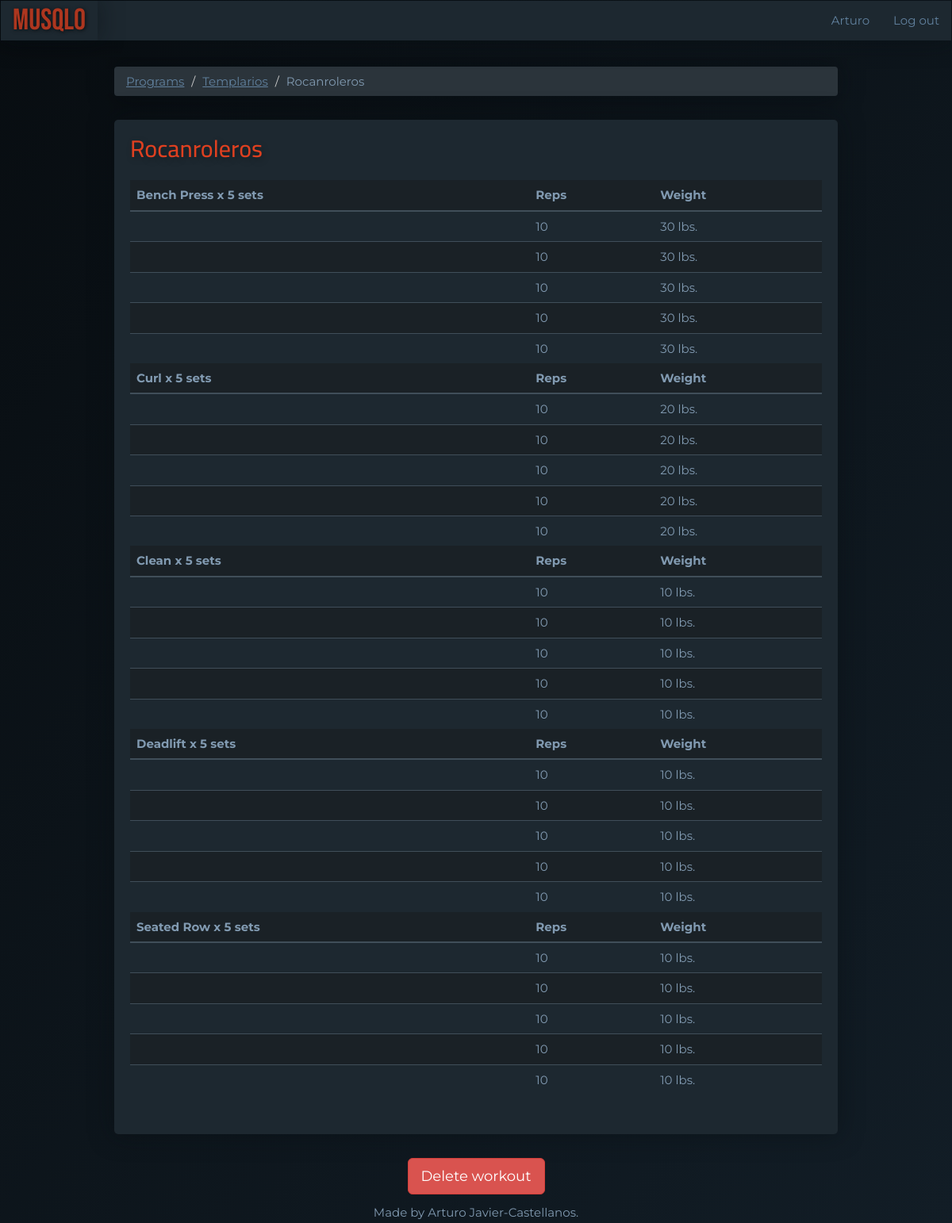
Page /workouts/27 (signed in) on the committed database.
### main.py (models this page shows)
class User(UserMixin, db.Model):
    __tablename__ = "users"
    id = Column(Integer, primary_key=True)
    email = Column(String(100), unique=True)
    password = Column(String(100))
    name = Column(String(100))
    program_templates = relationship("ProgramTemplate", back_populates="user")
    programs = relationship("Program", back_populates="user")

class Program(db.Model):
    __tablename__ = "programs"
    id = Column(Integer, primary_key=True)
    user_id = Column(Integer, ForeignKey("users.id"))
    user = relationship("User", back_populates="programs")
    name = Column(String(200), nullable=False)
    weeks = Column(Integer, nullable=False)
    workouts = relationship("Workout", back_populates="parent_program")

class Workout(db.Model):
    __tablename__ = "workouts"
    id = Column(Integer, primary_key=True)
    name = Column(String(200), nullable=False)
    week = Column(Integer, nullable=False)
    date = Column(Date, nullable=False)
    program_id = Column(Integer, ForeignKey("programs.id"))
    parent_program = relationship("Program", back_populates="workouts")
    exercises = relationship("Exercise", back_populates="parent_workout")

class Exercise(db.Model):
    __tablename__ = "exercises"
    id = Column(Integer, primary_key=True)
    type = Column(String(200), nullable=False)
    workout_id = Column(Integer, ForeignKey("workouts.id"))
    parent_workout = relationship("Workout", back_populates="exercises")
    sets = relationship("Set", back_populates="parent_exercise")

class Set(db.Model):
    __tablename__ = "sets"
    id = Column(Integer, primary_key=True)
    weight = Column(Integer, nullable=False)
    reps = Column(Integer, nullable=False)
    order = Column(Integer, nullable=False)
    completed = Column(Boolean, nullable=False)
    exercise_id = Column(Integer, ForeignKey("exercises.id"))
    parent_exercise = relationship("Exercise", back_populates="sets")

### main.py (the view)
@app.route("/workouts/<int:workout_id>", methods=["GET", "POST"])
@protect_workout
def show_workout(workout_id):
    requested_workout = Workout.query.get(workout_id)
    return render_template("show-workout.html", workout=requested_workout)

### main.py (called while the page is built)
@login_manager.user_loader
def load_user(user_id):
    try:
        return User.query.get(int(user_id))
    except ValueError:
        return None

def protect_workout(f):
    @wraps(f)
    def decorated_function(workout_id, *args, **kwargs):
        requested_workout = Workout.query.get(workout_id)
        if requested_workout.parent_program.user_id != current_user.id:
            return abort(403)
        return f(workout_id, *args, **kwargs)
    return decorated_function

### templates/show-workout.html
{% extends 'bootstrap/base.html' %}
{% import "bootstrap/wtf.html" as wtf %}
{% block content %}
{% include "header.html" %}
<ol class="breadcrumb">
  <li><a href="{{url_for('dashboard')}}">Programs</a></li>
 <li><a href="{{url_for('show_program', program_id=workout.parent_program.id, week=workout.week)}}">{{workout.parent_program.name}}</a></li>
  <li class="active">{{ workout.name }}</li>
</ol>
<div class="card">
    <h2 class="card-title">{{ workout.name }}</h2>
    <table class="table">
        {% for exercise in workout.exercises: %}
            <thead>
                <tr>
                    <th scope="col">{{exercise.type}} x {{ exercise.sets|count }} sets</th>
                    <th scope="col">Reps</th>
                    <th scope="col">Weight</th>
                </tr>
            </thead>
            <tbody>
            {% for set in exercise.sets|reverse: %}
                <tr>
                    <td></td>
                    <td>{{set.reps}}</td>
                    <td>{{set.weight}} lbs.</td>
                </tr>
            {% endfor %}
            </tbody>
        {% endfor %}
    </table>
</div>
<div class="text-center">
    <a class="btn btn-lg btn-danger" href="{{url_for('delete_workout', workout_id=workout.id, week=workout.week)}}">Delete workout</a>
</div>
{% include "footer.html" %}
{% endblock %}

### templates/header.html (shortened to what this page needs)
<!DOCTYPE html>
<html lang="en">
<head>
    <link href="{{ url_for('static', filename='css/styles.css')}}" rel="stylesheet">
</head>
<body>
<div id="wrap">
<nav class="navbar navbar-inverted" role="navigation">
  <div class="navbar-header">
    <a class="navbar-brand" href="{{url_for('home')}}">MUSQLO</a>
  </div>
  <div class="collapse navbar-collapse" id="navbar-links">
  <ul class="nav navbar-nav navbar-right">
    {% if current_user.is_authenticated: %}
    <li><a href="{{url_for('user')}}">{{ current_user.name }}</a></li>
    <li><a href="{{url_for('logout')}}">Log out</a></li>
    {% else: %}
    <li><a href="{{ url_for('home',_anchor='login') }}">Log in</a></li>
    <li><a href="{{ url_for('register') }}">Register</a></li>
    {% endif %}
  </ul>
  </div>
</nav>
<div id="main">
<div class="container-fluid">

### static/css/styles.css (style rules this page uses)
body { font-family: 'Montserrat', sans-serif; font-size: 1.5rem; color: #819ab1; background: linear-gradient(to bottom right, #080d11, #121d26) fixed; }
.container-fluid { padding: 1% 12%; }
.card { background-color: #1d2830; border-radius: 5px; box-shadow: 0px 0 30px rgba(8, 13, 17, 0.5); padding: 0 20px 30px; margin-bottom: 30px; }
.breadcrumb { background-color: #2b343b; box-shadow: 0px 0 30px rgba(8, 13, 17, 0.5); margin-bottom: 30px; }
.breadcrumb > .active { font-family: 'Montserrat', sans-serif; color: #819ab1; }
.breadcrumb a { color: #61819e; text-decoration: underline; }
.card-title { font-family: 'Cairo', sans-serif; font-size: 3rem; color: #df4020; padding: 20px 0 15px; margin: 0 0 8px 0; text-shadow: 2px 3px 8px rgba(0, 0, 0, .3); }
.navbar-collapse { font-family: 'Montserrat', sans-serif; background-color: #1d2830; box-shadow: 0px 0 30px rgba(8, 13, 17, 0.5); }
.navbar-collapse a { color: #61819e; }
.navbar-header { font-family: 'Montserrat', sans-serif; background-color: #1d2830; box-shadow: 0px 0 30px rgba(8, 13, 17, 0.5); }
.navbar-header a { color: #61819e; }
.navbar-inverted > .navbar-header > .navbar-brand { font-family: 'Bebas Neue', cursive; color: #ad361f; font-size: 2.5em; text-shadow: 1px 1px 5px rgba(0, 0, 0, .7); }
.table tr:nth-child(even) td { background-color: #1a2126; }
.table > thead > tr > th { background-color: #1a2126; border-bottom: 2px solid #404e59; border-top: 0; }
.table > tbody > tr > td { border-color: #404e59; }
html, body { height: 100%; }
#wrap { min-height: 100%; }
#main { overflow:auto; padding-bottom: 2%; }

### rows in the picture
User: name "Arturo"
Program: parent_program.name "Templarios"
Workout: name "Rocanroleros"
Exercise: type "Bench Press", sets|count "5"
Set: reps "10", weight "30"
Set: reps "10", weight "30"
Set: reps "10", weight "30"
Set: reps "10", weight "30"
Set: reps "10", weight "30"
Exercise: type "Curl", sets|count "5"
Set: reps "10", weight "20"
Set: reps "10", weight "20"
Set: reps "10", weight "20"
Set: reps "10", weight "20"
Set: reps "10", weight "20"
Exercise: type "Clean", sets|count "5"
Set: reps "10", weight "10"
Set: reps "10", weight "10"
Set: reps "10", weight "10"
Set: reps "10", weight "10"
Set: reps "10", weight "10"
Exercise: type "Deadlift", sets|count "5"
Set: reps "10", weight "10"
Set: reps "10", weight "10"
Set: reps "10", weight "10"
Set: reps "10", weight "10"
Set: reps "10", weight "10"
Exercise: type "Seated Row", sets|count "5"
Set: reps "10", weight "10"
Set: reps "10", weight "10"
Set: reps "10", weight "10"
Set: reps "10", weight "10"
Set: reps "10", weight "10"
